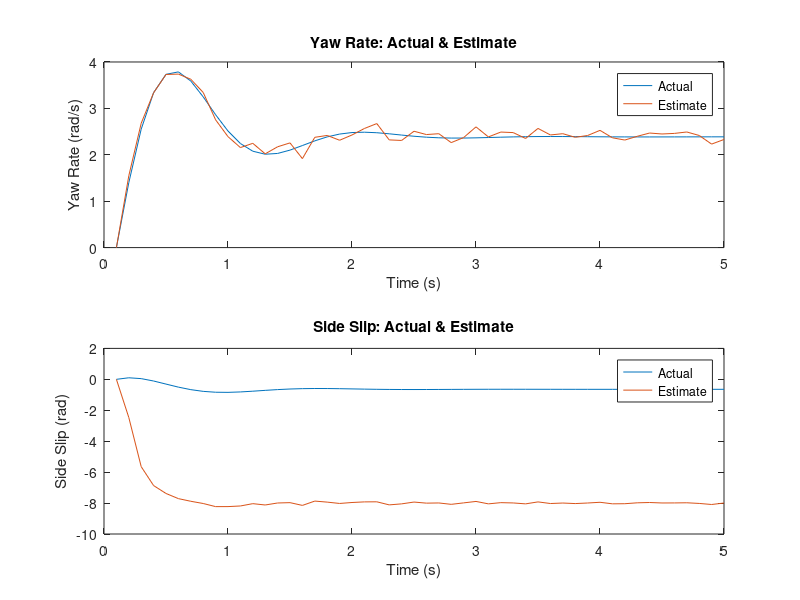
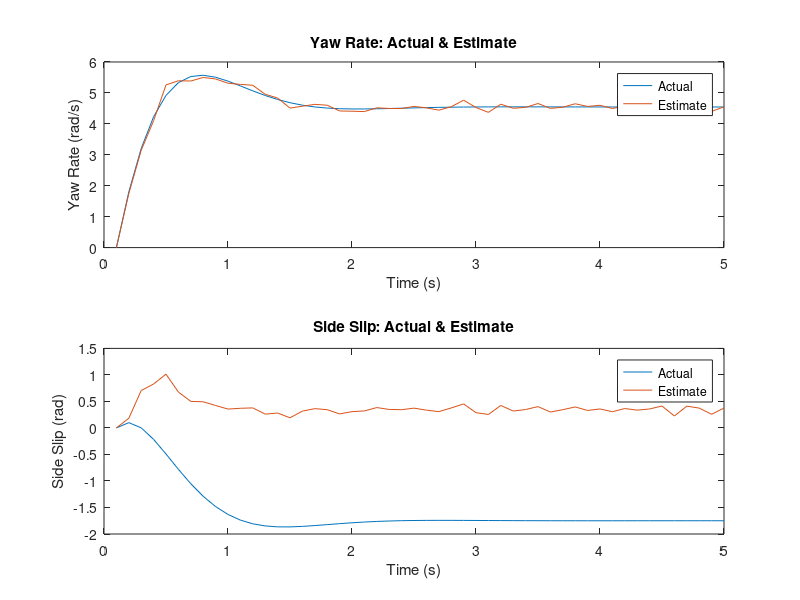
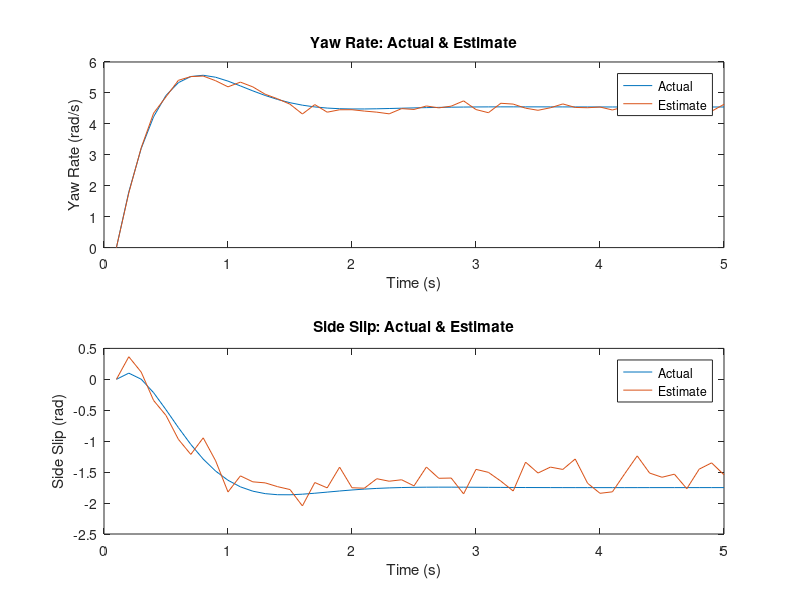

The MATLAB script that drew these images, in order:
%% Optimal Estimation - Homework 3 - Problem 4

clear
clc
close all

%% Part A

A = [-2.62 12;
    -0.96 -2];
B = [14; 1];

w = 0.1;
Bw = [1;1];

H = [1 0];

% Simulation Initialization
t_end = 5;
dt = 0.1;
t = dt:dt:t_end;
numSamps = length(t);

X = zeros(2, numSamps);
y = zeros(numSamps, 1);
del = 1;

sys = ss(A,B,H,0);
sysd = c2d(sys,dt);

% Dynamic Simulation
for i = 1:numSamps-1
    xdot = A * X(:,i) + B * del;
    X(:,i+1) = X(:,i) + xdot * dt;
    y(i+1) = H * X(:,i+1) + (0.1*randn);
    x = X(:,i+1);
end

A_D = expm(A*dt);

Q_D = [1 0; 0 1];
R_D = 0.01;


% Preallocation & Initialization
x_hat = zeros(2, numSamps);
P = eye(2);
priorP = zeros(numSamps,2);
postP = zeros(numSamps,2);

for i = 1:numSamps-1
    
    % Time Update (Propagation - a priori)
    x_hat(:,i+1) = A_D * x_hat(:,i) + sys.B * del;

    P = A_D * P * A_D' + Q_D;
    priorP(i+1,1) = P(1,1);
    priorP(i+1,2) = P(2,2);

    % Measurement Update (Correction - a posteriori)
    K = P * H' * (H*P*H' + R_D)^-1;

    x_hat(:,i+1) = x_hat(:,i+1) + K * (y(i+1) - H * x_hat(:,i+1));

    P = (eye(2) - K*H) * P;
    postP(i+1,1) = P(1,1);
    postP(i+1,2) = P(2,2);

end

KFeig = eig(A-K*H);

figure
subplot(2,1,1)
plot(t,X(1,:))
hold on
plot(t,x_hat(1,:))
title('Yaw Rate: Actual & Estimate')
legend('Actual','Estimate')
xlabel('Time (s)')
ylabel('Yaw Rate (rad/s)')

subplot(2,1,2)
plot(t,X(2,:))
hold on
plot(t,x_hat(2,:))
title('Side Slip: Actual & Estimate')
legend('Actual','Estimate')
xlabel('Time (s)')
ylabel('Side Slip (rad)')

clearvars

%% Part B

A = [-2.42 4;
    -0.99 -2];
B = [18; 1];

H = [1 0];

% Simulation Initialization
t_end = 5;
dt = 0.1;
t = dt:dt:t_end;
numSamps = length(t);

X = zeros(2, numSamps);
y = zeros(numSamps, 1);
del = 1;

% Dynamic Simulation
for i = 1:numSamps-1
    xdot = A * X(:,i) + B * del;
    X(:,i+1) = X(:,i) + xdot * dt;
    y(i+1) = H * X(:,i+1) + (0.1*randn);
    x = X(:,i+1);
end

A_A = [-2.62 12;
    -0.96 -2];

A_D = expm(A_A*dt);
Q_D = 5*eye(2);
R_D = 0.01;

% Preallocation & Initialization
x_hat = zeros(2, numSamps);
P = eye(2);
priorP = zeros(numSamps,2);
postP = zeros(numSamps,2);

for i = 1:numSamps-1
    
    % Time Update (Propagation - a priori)
    x_hat(:,i+1) = A_D * x_hat(:,i);

    P = A_D * P * A_D' + Q_D;
    priorP(i+1,1) = P(1,1);
    priorP(i+1,2) = P(2,2);

    % Measurement Update (Correction - a posteriori)
    K = P * H' * (H*P*H' + R_D)^-1;

    x_hat(:,i+1) = x_hat(:,i+1) + K * (y(i+1) - H * x_hat(:,i+1));

    P = (eye(2) - K*H) * P;
    postP(i+1,1) = P(1,1);
    postP(i+1,2) = P(2,2);

end

KFeig = eig(A-K*H);

figure
subplot(2,1,1)
plot(t,X(1,:))
hold on
plot(t,x_hat(1,:))
title('Yaw Rate: Actual & Estimate')
legend('Actual','Estimate')
xlabel('Time (s)')
ylabel('Yaw Rate (rad/s)')

subplot(2,1,2)
plot(t,X(2,:))
hold on
plot(t,x_hat(2,:))
title('Side Slip: Actual & Estimate')
legend('Actual','Estimate')
xlabel('Time (s)')
ylabel('Side Slip (rad)')

clearvars

%% Part C

A = [-2.42 4;
    -0.99 -2];
B = [18; 1];

H = eye(2);

% Simulation Initialization
t_end = 5;
dt = 0.1;
t = dt:dt:t_end;
numSamps = length(t);

X = zeros(2, numSamps);
y = zeros(2, numSamps);
del = 1;

% Dynamic Simulation
for i = 1:numSamps-1
    xdot = A * X(:,i) + B * del;
    X(:,i+1) = X(:,i) + xdot * dt;
    y(:,i+1) = H * X(:,i+1) + [(0.1*randn);(0.5*randn)];
    x = X(:,i+1);
end

A_A = [-2.62 12;
    -0.96 -2];

A_D = expm(A_A*dt);
Q_D = [5 0;0 0.1];
R_D = [0.01 0;0 0.25];

% Preallocation & Initialization
x_hat = zeros(2, numSamps);
P = eye(2);
priorP = zeros(numSamps,2);
postP = zeros(numSamps,2);

for i = 1:numSamps-1
    
    % Time Update (Propagation - a priori)
    x_hat(:,i+1) = A_D * x_hat(:,i);

    P = A_D * P * A_D' + Q_D;
    priorP(i+1,1) = P(1,1);
    priorP(i+1,2) = P(2,2);

    % Measurement Update (Correction - a posteriori)
    K = P * H' * (H*P*H' + R_D)^-1;

    x_hat(:,i+1) = x_hat(:,i+1) + K * (y(:,i+1) - H * x_hat(:,i+1));

    P = (eye(2) - K*H) * P;
    postP(i+1,1) = P(1,1);
    postP(i+1,2) = P(2,2);

end

KFeig = eig(A-K*H);

figure
subplot(2,1,1)
plot(t,X(1,:))
hold on
plot(t,x_hat(1,:))
title('Yaw Rate: Actual & Estimate')
legend('Actual','Estimate')
xlabel('Time (s)')
ylabel('Yaw Rate (rad/s)')

subplot(2,1,2)
plot(t,X(2,:))
hold on
plot(t,x_hat(2,:))
title('Side Slip: Actual & Estimate')
legend('Actual','Estimate')
xlabel('Time (s)')
ylabel('Side Slip (rad)')
